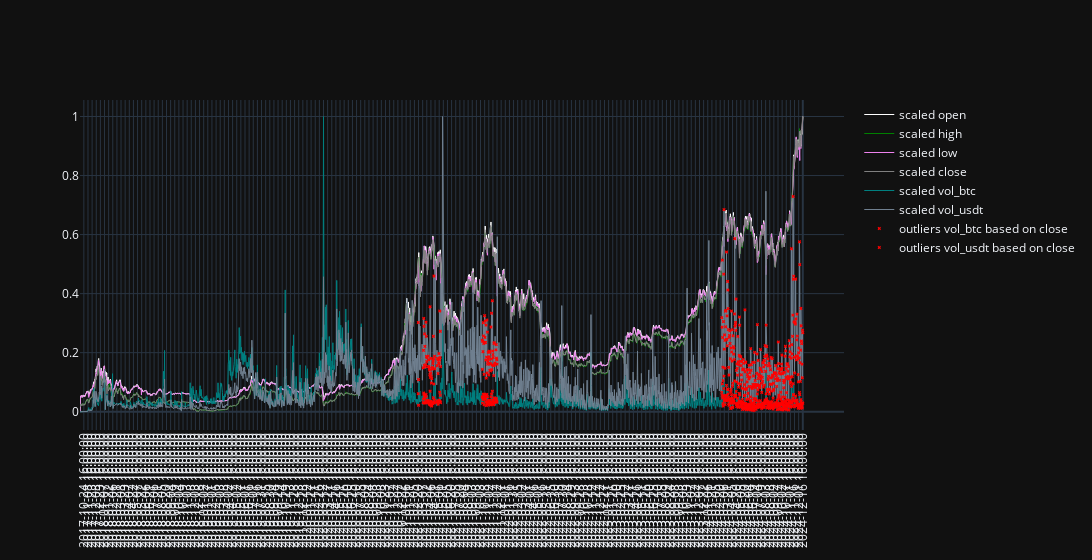

Notebook code for this chart:
### Markdown cell above
## Analyse

### Code cell
minmax = MinMaxScaler().fit(df[['Open', 'High', 'Low', 'Close', 'Vol_BTC', 'Vol_USDT']])
scaled = minmax.transform(df[['Open', 'High', 'Low', 'Close', 'Vol_BTC', 'Vol_USDT']])

fig = go.Figure()
fig.add_trace(go.Scatter(
    x=np.arange(len(signal)),
    y=scaled[:, 0],
    mode='lines',
    line=dict(color='white', width=1),
    name='scaled open'
))
fig.add_trace(go.Scatter(
    x=np.arange(len(signal)),
    y=scaled[:, 1],
    mode='lines',
    line=dict(color='green', width=1),
    name='scaled high'
))
fig.add_trace(go.Scatter(
    x=np.arange(len(signal)),
    y=scaled[:, 2],
    mode='lines',
    line=dict(color='violet', width=1),
    name='scaled low'
))
fig.add_trace(go.Scatter(
    x=np.arange(len(signal)),
    y=scaled[:, 3],
    mode='lines',
    line=dict(color='grey', width=1),
    name='scaled close'
))
fig.add_trace(go.Scatter(
    x=np.arange(len(signal)),
    y=scaled[:, 4],
    mode='lines',
    line=dict(color='teal', width=1),
    name='scaled vol_btc'
))
fig.add_trace(go.Scatter(
    x=np.arange(len(signal)),
    y=scaled[:, 5],
    mode='lines',
    line=dict(color='slategrey', width=1),
    name='scaled vol_usdt'
))
fig.add_trace(go.Scatter(
    x=np.arange(len(signal))[outliers],
    y=scaled[:, 4][outliers],
    mode='markers',
    marker=dict(color='red', symbol='x', size=3),
    name='outliers vol_btc based on close'
))
fig.add_trace(go.Scatter(
    x=np.arange(len(signal))[outliers],
    y=scaled[:, 5][outliers],
    mode='markers',
    marker=dict(color='red', symbol='x', size=3),
    name='outliers vol_usdt based on close'
))
fig.update_xaxes(
    tickvals=np.arange(len(signal))[::15],  # [start:stop:step]
    ticktext=df['Timestamp'][::15].astype(str),
    tickangle=-90,
    autorange="reversed"
)
fig.update_layout(
    width=2560,
    # height=1440,
    template='plotly_dark',
)
fig.show()

### Figure 1 — Plotly figure (JSON) as saved in the notebook; plotly's stock layout.template omitted (floating-point values rounded to 4 significant figures; data arrays with more than 128 entries replaced by an {"elided": "..."} marker saying what was removed)
{"data": [{"line": {"color": "white", "width": 1}, "mode": "lines", "name": "scaled open", "type": "scatter", "x": {"elided": "2625 int values"}, "y": {"elided": "2625 float values"}}, {"line": {"color": "green", "width": 1}, "mode": "lines", "name": "scaled high", "type": "scatter", "x": {"elided": "2625 int values"}, "y": {"elided": "2625 float values"}}, {"line": {"color": "violet", "width": 1}, "mode": "lines", "name": "scaled low", "type": "scatter", "x": {"elided": "2625 int values"}, "y": {"elided": "2625 float values"}}, {"line": {"color": "grey", "width": 1}, "mode": "lines", "name": "scaled close", "type": "scatter", "x": {"elided": "2625 int values"}, "y": {"elided": "2625 float values"}}, {"line": {"color": "teal", "width": 1}, "mode": "lines", "name": "scaled vol_btc", "type": "scatter", "x": {"elided": "2625 int values"}, "y": {"elided": "2625 float values"}}, {"line": {"color": "slategrey", "width": 1}, "mode": "lines", "name": "scaled vol_usdt", "type": "scatter", "x": {"elided": "2625 int values"}, "y": {"elided": "2625 float values"}}, {"marker": {"color": "red", "size": 3, "symbol": "x"}, "mode": "markers", "name": "outliers vol_btc based on close", "type": "scatter", "x": {"elided": "395 int values"}, "y": {"elided": "395 float values"}}, {"marker": {"color": "red", "size": 3, "symbol": "x"}, "mode": "markers", "name": "outliers vol_usdt based on close", "type": "scatter", "x": {"elided": "395 int values"}, "y": {"elided": "395 float values"}}], "layout": {"width": 2560, "xaxis": {"autorange": "reversed", "tickangle": -90, "ticktext": {"elided": "175 str values"}, "tickvals": {"elided": "175 int values"}}}}
